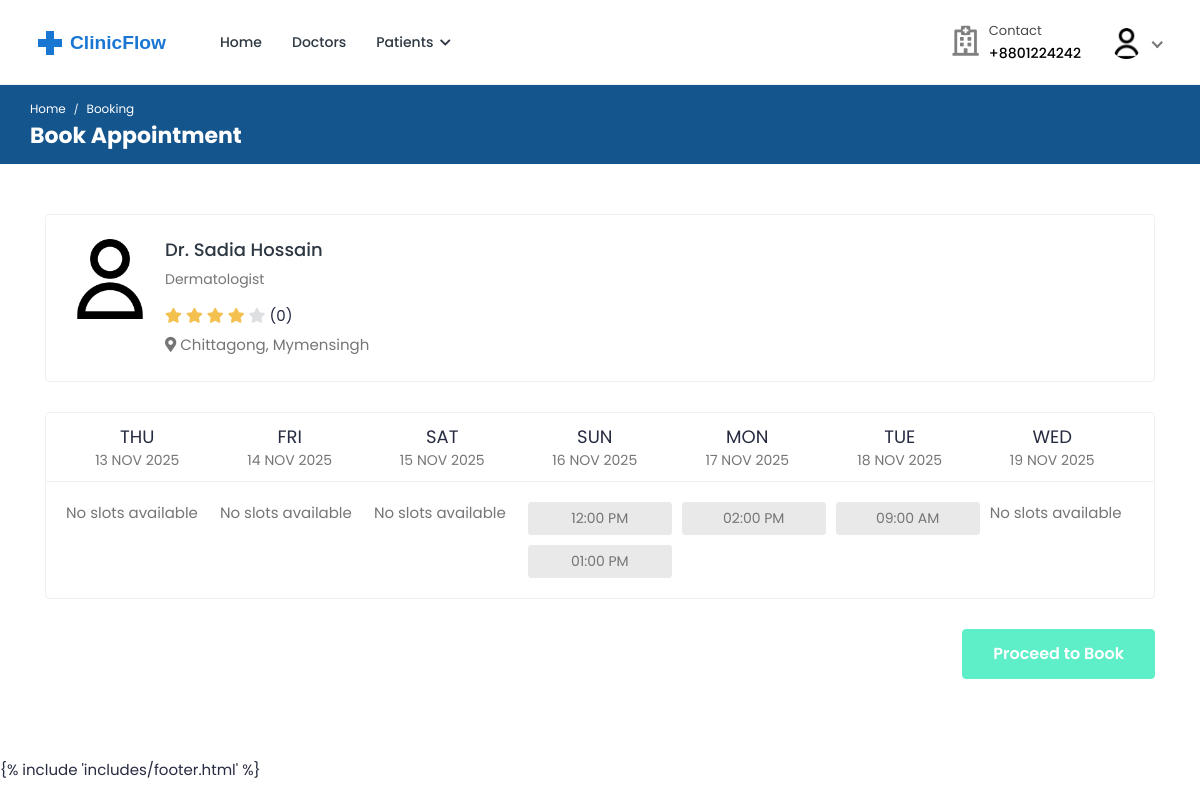
/bookings/doctor/doctor1 (signed in), run on the app's committed database.
### accounts/models.py (models this page shows, shortened)
class User(AbstractUser):
    class RoleChoices(models.TextChoices):
        DOCTOR = "doctor", "Doctor"
        PATIENT = "patient", "Patient"
    username = models.CharField(max_length=30, unique=True)
    role = models.CharField(
        choices=RoleChoices.choices,
        max_length=20,
        default="patient",
        error_messages={"required": "Role must be provided"},
    )
    email = models.EmailField(
        blank=True,
        error_messages={
            "unique": "A user with that email already exists.",
        },
    )
    first_name = models.CharField(max_length=150, blank=True)
    last_name = models.CharField(max_length=150, blank=True)
    registration_number = models.IntegerField(null=True, blank=True)
    USERNAME_FIELD = "username"
    REQUIRED_FIELDS = []
    objects = CustomUserManager()
    def get_full_name(self):
        full_name = "%s %s" % (self.first_name, self.last_name)
        return full_name.strip() or self.username
    @property
    def rating(self):
        return 4  # Default value

class Profile(models.Model):
    user = models.OneToOneField(
        User, on_delete=models.CASCADE, related_name="profile"
    )
    avatar = models.ImageField(
        default="defaults/user.png", upload_to=profile_photo_directory_path
    )
    phone = models.CharField(max_length=20, blank=True, null=True)
    dob = models.DateField(blank=True, null=True)
    about = models.TextField(blank=True, null=True)
    specialization = models.CharField(max_length=255, blank=True, null=True)
    gender = models.CharField(
        max_length=10,
        choices=[("male", "Male"), ("female", "Female"), ("other", "Other")],
        blank=True,
    )
    address = models.TextField(blank=True, null=True)
    city = models.CharField(max_length=100, blank=True)
    state = models.CharField(max_length=100, blank=True)
    postal_code = models.CharField(max_length=20, blank=True)
    country = models.CharField(max_length=100, blank=True)
    price_per_consultation = models.DecimalField(
        max_digits=10, decimal_places=2, null=True, blank=True
    )
    is_available = models.BooleanField(default=True)
    blood_group = models.CharField(
        max_length=5,
        choices=[
            ("A+", "A+"),
            ("A-", "A-"),
            ("B+", "B+"),
            ("B-", "B-"),
            ("O+", "O+"),
            ("O-", "O-"),
            ("AB+", "AB+"),
            ("AB-", "AB-"),
        ],
        blank=True,
        null=True,
    )
    allergies = models.TextField(blank=True, null=True)
    medical_conditions = models.TextField(blank=True, null=True)
    @property
    def image(self):
        return (
            self.avatar.url
            if self.avatar.storage.exists(self.avatar.name)
            else "{}defaults/user.png".format(settings.MEDIA_URL)
        )

### bookings/views.py (the view)
class BookingView(LoginRequiredMixin, View):
    template_name = "bookings/booking.html"
    def get_week_dates(self):
        today = datetime.now().date()
        week_dates = []
        for i in range(7):
            date = today + timedelta(days=i)
            week_dates.append(
                {
                    "date": date,
                    "day": date.strftime("%a"),
                    "day_num": date.strftime("%d"),
                    "month": date.strftime("%b"),
                    "year": date.strftime("%Y"),
                    "full_date": date.strftime("%Y-%m-%d"),
                }
            )
        return week_dates
    def get_available_slots(self, doctor, date):
        day_name = date.strftime("%A").lower()
        day_schedule = getattr(doctor, day_name, None)
        if not day_schedule:
            return []
        time_slots = []
        for time_range in day_schedule.time_range.all():
            current_time = datetime.combine(date, time_range.start)
            end_time = datetime.combine(date, time_range.end)
            while current_time < end_time:
                is_booked = doctor.appointments.filter(
                    appointment_date=date, appointment_time=current_time.time()
                ).exists()
                if not is_booked:
                    time_slots.append(
                        {
                            "time": current_time.time(),
                            "formatted_time": current_time.strftime(
                                "%I:%M %p"
                            ),
                        }
                    )
                current_time += timedelta(minutes=30)
        return time_slots
    def get(self, request: HttpRequest, *args, **kwargs):
        try:
            doctor = (
                User.objects.select_related("profile")
                .prefetch_related(
                    "sunday__time_range",
                    "monday__time_range",
                    "tuesday__time_range",
                    "wednesday__time_range",
                    "thursday__time_range",
                    "friday__time_range",
                    "saturday__time_range",
                    "appointments",
                )
                .get(
                    username=kwargs["username"],
                    role=User.RoleChoices.DOCTOR,
                    is_active=True,
                )
            )
        except User.DoesNotExist:
            raise Http404("Doctor not found")
        week_dates = self.get_week_dates()
        schedule = {}
        for date_info in week_dates:
            date = datetime.strptime(date_info["full_date"], "%Y-%m-%d").date()
            schedule[date_info["full_date"]] = self.get_available_slots(
                doctor, date
            )
        context = {
            "doctor": doctor,
            "week_dates": week_dates,
            "schedule": schedule,
            "selected_date": request.GET.get(
                "date", week_dates[0]["full_date"]
            ),
        }
        return render(request, self.template_name, context)

### accounts/managers.py (called while the page is built)
    def get(self, *args, **kwargs):
        return super().select_related("profile").get(*args, **kwargs)

### bookings/templatetags/booking_tags.py (called while the page is built)
@register.filter
def get_item(dictionary, key):
    return dictionary.get(key)

### templates/bookings/booking.html (shortened to what this page needs)
{% extends 'base.html' %}
{% load static %}
{% load booking_tags %}
{% block content %}
    <div class="breadcrumb-bar">
        <div class="container-fluid">
            <div class="row align-items-center">
                <div class="col-md-12 col-12">
                    <nav aria-label="breadcrumb" class="page-breadcrumb">
                        <ol class="breadcrumb">
                            <li class="breadcrumb-item"><a href="{% url 'core:home' %}">Home</a></li>
                            <li class="breadcrumb-item active" aria-current="page">Booking</li>
                        </ol>
                    </nav>
                    <h2 class="breadcrumb-title">Book Appointment</h2>
                </div>
            </div>
        </div>
    </div>
    <div class="content">
        <div class="container">
            <div class="row">
                <div class="col-12">
                    <div class="card">
                        <div class="card-body">
                            <div class="booking-doc-info">
                                <a href="{% url 'doctors:doctor-profile' doctor.username %}" class="booking-doc-img">
                                    <img src="{{ doctor.profile.image }}" alt="{{ doctor.get_full_name }}">
                                </a>
                                <div class="booking-info">
                                    <h4><a href="{% url 'doctors:doctor-profile' doctor.username %}">Dr. {{ doctor.get_full_name }}</a></h4>
                                    {% if doctor.profile.specialization %}
                                        <p class="doc-speciality">{{ doctor.profile.specialization }}</p>
                                    {% endif %}
                                    <div class="rating">
                                        <i class="fas fa-star {% if doctor.rating >= 1 %}filled{% endif %}"></i>
                                        <i class="fas fa-star {% if doctor.rating >= 2 %}filled{% endif %}"></i>
                                        <i class="fas fa-star {% if doctor.rating >= 3 %}filled{% endif %}"></i>
                                        <i class="fas fa-star {% if doctor.rating >= 4 %}filled{% endif %}"></i>
                                        <i class="fas fa-star {% if doctor.rating >= 5 %}filled{% endif %}"></i>
                                        <span class="d-inline-block average-rating">({{ doctor.reviews_count|default:0 }})</span>
                                    </div>
                                    {% if doctor.profile.city %}
                                        <p class="text-muted mb-0">
                                            <i class="fas fa-map-marker-alt"></i> {{ doctor.profile.city }}{% if doctor.profile.state %}, {{ doctor.profile.state }}{% endif %}
                                        </p>
                                    {% endif %}
                                </div>
                            </div>
                        </div>
                    </div>
                    <div class="card booking-schedule schedule-widget">
                        <div class="schedule-header">
                            <div class="row">
                                <div class="col-md-12">
                                    <div class="day-slot">
                                        <ul>
                                            {% for date in week_dates %}
                                            <li {% if date.full_date == selected_date %}class="selected"{% endif %}>
                                                <span>{{ date.day }}</span>
                                                <span class="slot-date">
                                                    {{ date.day_num }} {{ date.month }}
                                                    <small class="slot-year">{{ date.year }}</small>
                                                </span>
                                            </li>
                                            {% endfor %}
                                        </ul>
                                    </div>
                                </div>
                            </div>
                        </div>
                        <div class="schedule-cont">
                            <div class="row">
                                <div class="col-md-12">
                                    <div class="time-slot">
                                        <ul class="clearfix">
                                            {% for date in week_dates %}
                                            <li>
                                                {% for slot in schedule|get_item:date.full_date %}
                                                    <a class="timing {% if slot.is_booked %}disabled{% endif %}"
                                                       href="#"
                                                       data-date="{{ date.full_date }}"
                                                       data-time="{{ slot.time|time:'H:i' }}"
                                                       {% if slot.is_booked %}disabled{% endif %}>
                                                        <span>{{ slot.formatted_time }}</span>
                                                    </a>
                                                {% empty %}
                                                    <p class="text-muted">No slots available</p>
                                                {% endfor %}
                                            </li>
                                            {% endfor %}
                                        </ul>
                                    </div>
                                </div>
                            </div>
                        </div>
                    </div>
                    <form method="post" action="{% url 'bookings:create-booking' doctor.username %}" id="booking-form">
                        <div class="submit-section proceed-btn text-right">
                            <button type="submit" class="btn btn-primary submit-btn" disabled>Proceed to Book</button>
                        </div>
                    </form>
                </div>
            </div>
        </div>
    </div>
{% endblock %}

### templates/includes/navbar.html (shortened to what this page needs)
{% load static %}
<header class="header">
    <nav class="navbar navbar-expand-lg header-nav">
        <div class="navbar-header">
            <a href="{% url 'core:home' %}" class="navbar-brand logo">
                <img src="{% static 'assets/img/logo2.svg' %}" class="img-fluid" alt="Logo">
            </a>
        </div>
        <div class="main-menu-wrapper">
            <ul class="main-nav">
                <li {% if request.path == '/' %}class="active"{% endif %}>
                    <a href="{% url 'core:home' %}">Home</a>
                </li>
                <li class="has-submenu{% if request.path == '/doctors/' %} active {% endif %}">
                    <a href="{% url 'doctors:list' %}">Doctors</a>
                </li>
                {% if not user.is_authenticated %}
                    <li class="login-link">
                        <a href="{% url 'accounts:login' %}">Login / Signup</a>
                    </li>
                {% elif user.role == 'patient' %}
                    <li class="has-submenu {% if request.path == '/patients/' %} active {% endif %}">
                        <a href="#">Patients <i class="fas fa-chevron-down"></i></a>
                    </li>
                {% endif %}
            </ul>
        </div>
        <ul class="nav header-navbar-rht">
            <li class="nav-item contact-item">
                <div class="header-contact-img">
                    <i class="far fa-hospital"></i>
                </div>
                <div class="header-contact-detail">
                    <p class="contact-header">Contact</p>
                    <p class="contact-info-header"> +8801224242</p>
                </div>
            </li>
            {% if not user.is_authenticated %}
                <li class="nav-item">
                    <a class="nav-link header-login" href="{% url 'accounts:login' %}">Login / Signup </a>
                </li>
            {% else %}
                <li class="nav-item dropdown has-arrow logged-item">
                    <a href="#" class="dropdown-toggle nav-link" data-toggle="dropdown">
                        <span class="user-img">
                            <img class="rounded-circle" src="{{ user.profile.image }}" width="31" alt="{{ user.username }}">
                        </span>
                    </a>
                </li>
            {% endif %}
        </ul>
    </nav>
</header>

### data on the page
User: profile.image (placeholder picture)
User: profile.image (placeholder picture), get_full_name "Sadia Hossain", profile.specialization "Dermatologist", profile.city "Chittagong", profile.state "Mymensingh"

### other printed values
{{ doctor.reviews_count|default:0 }} "0"
{{ date.day }} "THU" "FRI" "SAT" "SUN" "MON" "TUE" "WED"
{{ date.day_num }} "13" "14" "15" "16" "17" "18" "19"
{{ date.month }} "NOV" "NOV" "NOV" "NOV" "NOV" "NOV" "NOV"
{{ date.year }} "2025" "2025" "2025" "2025" "2025" "2025" "2025"
{{ slot.formatted_time }} "12:00 PM" "01:00 PM" "02:00 PM" "09:00 AM"
